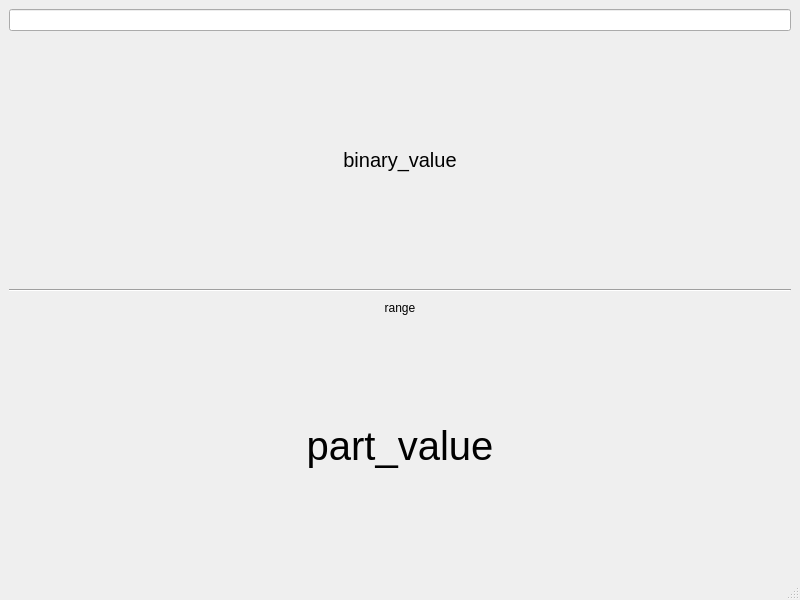
<?xml version="1.0" encoding="UTF-8"?>
<ui version="4.0">
 <class>MainWindow</class>
 <widget class="QMainWindow" name="MainWindow">
  <property name="geometry">
   <rect>
    <x>0</x>
    <y>0</y>
    <width>800</width>
    <height>600</height>
   </rect>
  </property>
  <property name="windowTitle">
   <string>hexgui</string>
  </property>
  <widget class="QWidget" name="centralwidget">
   <layout class="QVBoxLayout" name="verticalLayout">
    <item>
     <widget class="QLineEdit" name="hex_source"/>
    </item>
    <item>
     <widget class="QLabel" name="binary_value">
      <property name="font">
       <font>
        <pointsize>15</pointsize>
       </font>
      </property>
      <property name="text">
       <string>binary_value</string>
      </property>
      <property name="alignment">
       <set>Qt::AlignCenter</set>
      </property>
      <property name="textInteractionFlags">
       <set>Qt::LinksAccessibleByMouse|Qt::TextSelectableByMouse</set>
      </property>
     </widget>
    </item>
    <item>
     <widget class="Line" name="line">
      <property name="orientation">
       <enum>Qt::Horizontal</enum>
      </property>
     </widget>
    </item>
    <item>
     <widget class="QLabel" name="index_range">
      <property name="maximumSize">
       <size>
        <width>16777215</width>
        <height>20</height>
       </size>
      </property>
      <property name="text">
       <string>range</string>
      </property>
      <property name="alignment">
       <set>Qt::AlignCenter</set>
      </property>
     </widget>
    </item>
    <item>
     <widget class="QLabel" name="part_value">
      <property name="font">
       <font>
        <pointsize>30</pointsize>
       </font>
      </property>
      <property name="text">
       <string>part_value</string>
      </property>
      <property name="alignment">
       <set>Qt::AlignCenter</set>
      </property>
      <property name="textInteractionFlags">
       <set>Qt::LinksAccessibleByMouse|Qt::TextSelectableByMouse</set>
      </property>
     </widget>
    </item>
   </layout>
  </widget>
  <widget class="QMenuBar" name="menubar">
   <property name="geometry">
    <rect>
     <x>0</x>
     <y>0</y>
     <width>800</width>
     <height>22</height>
    </rect>
   </property>
  </widget>
  <widget class="QStatusBar" name="statusbar"/>
 </widget>
 <resources/>
 <connections/>
</ui>
